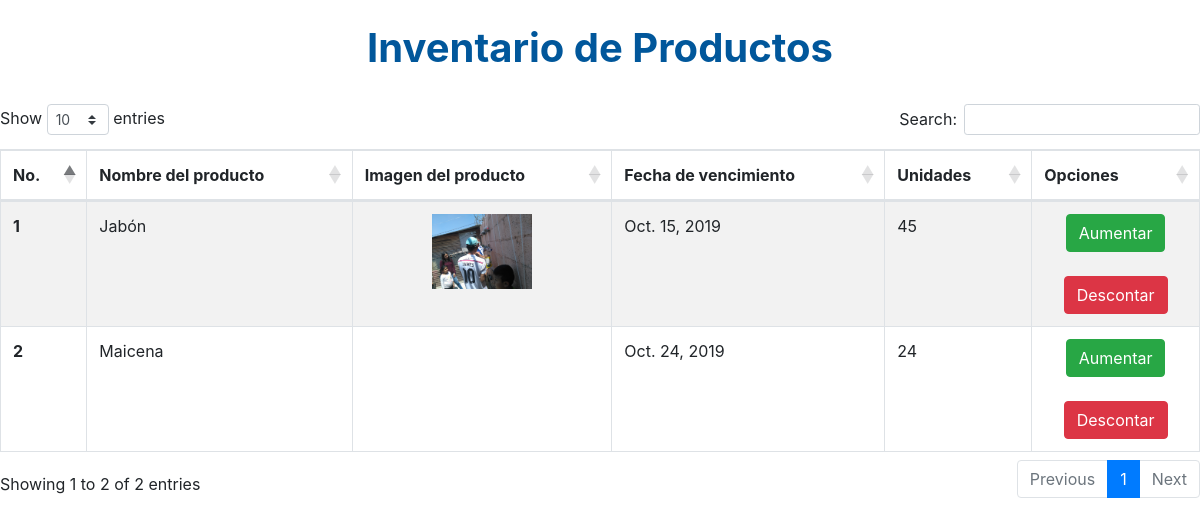
The app's page /inventario/ with its own data.
### inventario/models.py (models this page shows, shortened)
class Producto(models.Model):
    nombre_producto=models.CharField(max_length=30,verbose_name="Nombre del producto")
    image=models.ImageField(upload_to="img",verbose_name="Imagen del producto")
    descripcion=models.TextField(verbose_name="Descripcion")
    fecha_ingreso=models.DateField(auto_now_add=True,verbose_name="Fecha de ingreso a bodega")
    unidades=models.IntegerField(verbose_name='Unidades')
    fecha_vencimiento=models.DateField(verbose_name="Fecha de vencimiento")
    estado=models.BooleanField(default=True,verbose_name="Estado")
    class Meta:
        verbose_name = 'Producto'
        verbose_name_plural = 'Productos'

### inventario/views.py (the view)
# urls.py: path("",views.ProductoListView.as_view(),name="list_product"),
class ProductoListView(generic.ListView):
    model = Producto
    template_name = "list_product.html"

### inventario/templates/list_product.html (shortened to what this page needs)
<!DOCTYPE html>
<html lang="en">
<head>
    <link rel="stylesheet" href="https://stackpath.bootstrapcdn.com/bootstrap/4.3.1/css/bootstrap.min.css">
    <link rel="stylesheet" href="https://cdn.datatables.net/1.10.20/css/dataTables.bootstrap4.min.css"/>
</head>
<body>
  <center>
    <br>
    <h1 style="color:#01579B;"><strong>Inventario de Productos</strong></h1>
  </center>
  <br>
        <table class="table table-striped table-bordered inventario" style="width:100%">
                <thead>
                  <tr class="#">
                    <th scope="col">No.</th>
                    <th scope="col">Nombre del producto</th>
                    <th scope="col">Imagen del producto</th>
                    <th scope="col">Fecha de vencimiento</th>
                    <th scope="col">Unidades</th>
                    <th scope="col">Opciones</th>
                  </tr>
                </thead>
                <tbody>
                    {% for producto in object_list %}
                  <tr class="">
                    <th scope="row">{{producto.id}}</th>
                    <td>{{producto.nombre_producto}}</td>
                    <td align="center"><img src="{{producto.image.url}}" alt="" width="100px"></td>
                    <td>{{producto.fecha_vencimiento}}</td>
                    <td>{{producto.unidades}}</td>
                    <td align="center">
                          <a href="{% url 'inventario:form' producto.id %}" class="btn btn-success">Aumentar</a>
                          <br>
                          <br>
                          <a href="{% url 'inventario:form' producto.id %}" class="btn btn-danger">Descontar</a>
                    </td>
                  {% endfor %}
                  </tr>
                </tbody>
              </table>
</body>
</html>

### records on screen
Producto: id "1", nombre_producto "Jabón", image (picture), fecha_vencimiento "Oct. 15, 2019", unidades "45"
Producto: id "2", nombre_producto "Maicena", fecha_vencimiento "Oct. 24, 2019", unidades "24"
